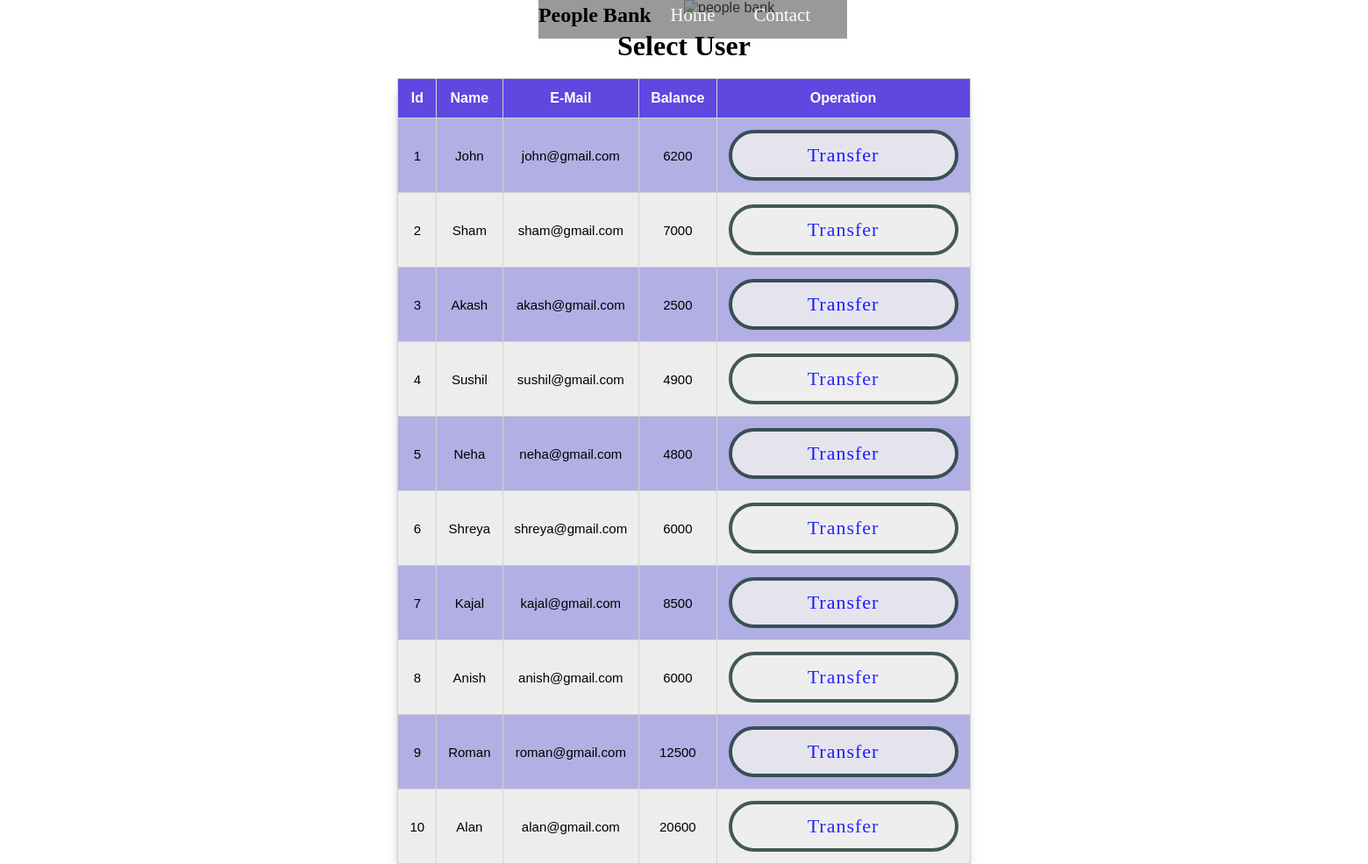
/transfer.php, run on the app's committed database.
### tables this page shows
CREATE TABLE `customers` (
  `id` int(2) NOT NULL AUTO_INCREMENT,
  `name` text NOT NULL,
  `email` varchar(35) NOT NULL,
  `balance` int(9) NOT NULL,
  PRIMARY KEY (`id`)
);

### transfer.php (the view, shortened to what this page needs)
<?php include('navbar.php') ?>
<!DOCTYPE html>
<html lang="en">
<head>
    <link rel="stylesheet" href="css/style.css">
    <link rel="stylesheet" href="css/transactionhistory.css">
</head>
<body>
<?php
    include 'connect.php';
    $sql = "SELECT * FROM customers";
    $result = mysqli_query($conn,$sql);
?>
<div class="container">
        <h1>Select User</h1>
        <br>
            <div class="row">
                <div class="col">
                    <div class="table-responsive-sm">
                    <table class="table table-hover table-sm table-striped table-condensed table-bordered">
                        <thead>
                            <tr>
                            <th scope="col" class="text-center py-2">Id</th>
                            <th scope="col" class="text-center py-2">Name</th>
                            <th scope="col" class="text-center py-2">E-Mail</th>
                            <th scope="col" class="text-center py-2">Balance</th>
                            <th scope="col" class="text-center py-2">Operation</th>
                            </tr>
                        </thead>
                        <tbody>
                <?php
                    while($rows=mysqli_fetch_assoc($result)){
                ?>
                    <tr>
                        <td class="py-2"><?php echo $rows['id'] ?></td>
                        <td class="py-2"><?php echo $rows['name']?></td>
                        <td class="py-2"><?php echo $rows['email']?></td>
                        <td class="py-2"><?php echo $rows['balance']?></td>
                        <td><a href="selectuserdetail.php?id= <?php echo $rows['id'] ;?>"> <button type="button" class="btn btn-success">Transfer</button></a></td>
                    </tr>
                <?php
                    }
                ?>
                        </tbody>
                    </table>
                    </div>
                </div>
            </div>
         </div>
</body>
</html>

### navbar.php (shortened to what this page needs)
<!DOCTYPE html>
<html lang="en">
<head>
</head>
<body>
<img class="bgm" src="images/peoplebank.jpg" alt="people bank">
    <nav id="navbar">
        <h1>People Bank</h1>
        <ul >
            <li class="item"><a href="index.php">Home</a></li>
            <li class="item"><a href="contact.php">Contact</a></li>
        </ul>
    </nav>
</body>
</html>

### css/style.css (style rules this page uses)
* { margin: 0; padding: 0; }
#navbar { display: flex; align-items: center; }
#navbar::before { content: ""; background-color: black; position: absolute; height: 100%; width: 100%; z-index: -1; opacity: 0.4; padding: 10px ; }
#navbar { position: relative; }
#navbar ul { display: flex; font-family: 'Baloo Bhai'; }
#navbar ul li { list-style: none; font-size: 1.3rem; }
#navbar ul li a { color: white; display: block; font-family: 'STIX Two Text', serif; padding: 5px 22px; border-radius: 20px; text-decoration: none; }
.bgm { width: 100%; position: absolute; z-index: -1; opacity: 0.7; }
.btn { position: relative; text-align: center; width: 262px; padding: 12px; font-size: 22px; color: blue; font-family:'Roboto Slab', serif; font-weight: 359; border: 4px solid #223c3b; text-transform: 15px; letter-spacing: 1px; cursor: pointer; border-radius: 100px; opacity: 0.84; }
body { min-height: 100vh; }

### css/transactionhistory.css (style rules this page uses)
* { margin: 0; padding: 0; font-family: arial; box-sizing: border-box; }
body { height: 100vh ; place-items: center; background-size: 100% 120%; background-repeat: no-repeat; }
h1 { font-family:Georgia, 'Times New Roman', Times, serif; place-items: center; text-align: center; }
table { width: 600px; box-shadow: -1px 12px 12px -6px rgba(0,0,0,0.5); }
table, td, th { padding: 13px; border: 1px solid lightgray; border-collapse: collapse; text-align: center; cursor: pointer; margin: auto; }
td { font-size: 15px; }
th { background-color: #5f48e0; color: white; }
tr:nth-child(odd) { background-color: rgb(177 175 228); }
tr:nth-child(even) { background-color: #ededed; }

### data on the page
customers: id "1", name "John", email "john@gmail.com", balance "6200"
customers: id "2", name "Sham", email "sham@gmail.com", balance "7000"
customers: id "3", name "Akash", email "akash@gmail.com", balance "2500"
customers: id "4", name "Sushil", email "sushil@gmail.com", balance "4900"
customers: id "5", name "Neha", email "neha@gmail.com", balance "4800"
customers: id "6", name "Shreya", email "shreya@gmail.com", balance "6000"
customers: id "7", name "Kajal", email "kajal@gmail.com", balance "8500"
customers: id "8", name "Anish", email "anish@gmail.com", balance "6000"
customers: id "9", name "Roman", email "roman@gmail.com", balance "12500"
customers: id "10", name "Alan", email "alan@gmail.com", balance "20600"
